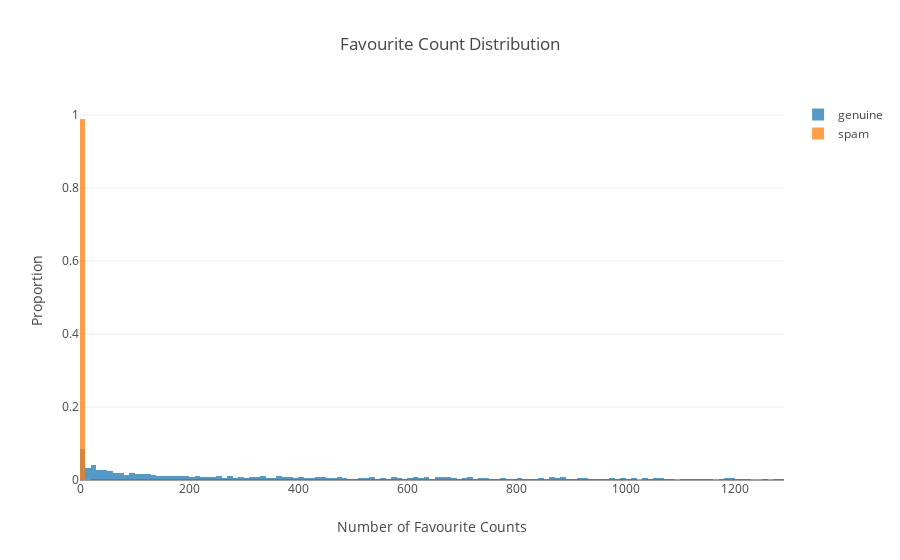

The notebook cell this image was saved under:
### Markdown cell above
#### Favourite Counts

### Code cell
trace = go.Histogram(x=real_users.favourites_count, xbins=dict(start=np.min(real_users.favourites_count), 
                                                              size=10, end=real_users.favourites_count.quantile(0.5)),
                     opacity=0.75, histnorm='probability', name='genuine')
trace2 = go.Histogram(x=spam_users.favourites_count, xbins=dict(start=np.min(real_users.favourites_count), 
                                                               size=10, end=real_users.favourites_count.quantile(0.5)), 
                      histnorm='probability', opacity=0.75, name='spam')
layout = dict(title='Favourite Count Distribution', xaxis=dict(title='Number of Favourite Counts'), yaxis=dict(title='Proportion'), barmode='overlay')
fig = dict(data=[trace, trace2], layout=layout)
plotly.offline.iplot(fig)

### Figure 1 — Plotly figure (JSON) as saved in the notebook; plotly's stock layout.template omitted (floating-point values rounded to 4 significant figures; data arrays with more than 128 entries replaced by an {"elided": "..."} marker saying what was removed)
{"data": [{"histnorm": "probability", "name": "genuine", "opacity": 0.75, "type": "histogram", "x": {"elided": "3474 int values"}, "xbins": {"end": 1286, "size": 10, "start": 0}}, {"histnorm": "probability", "name": "spam", "opacity": 0.75, "type": "histogram", "x": {"elided": "4912 int values"}, "xbins": {"end": 1286, "size": 10, "start": 0}}], "layout": {"barmode": "overlay", "title": "Favourite Count Distribution", "xaxis": {"title": "Number of Favourite Counts"}, "yaxis": {"title": "Proportion"}}}
